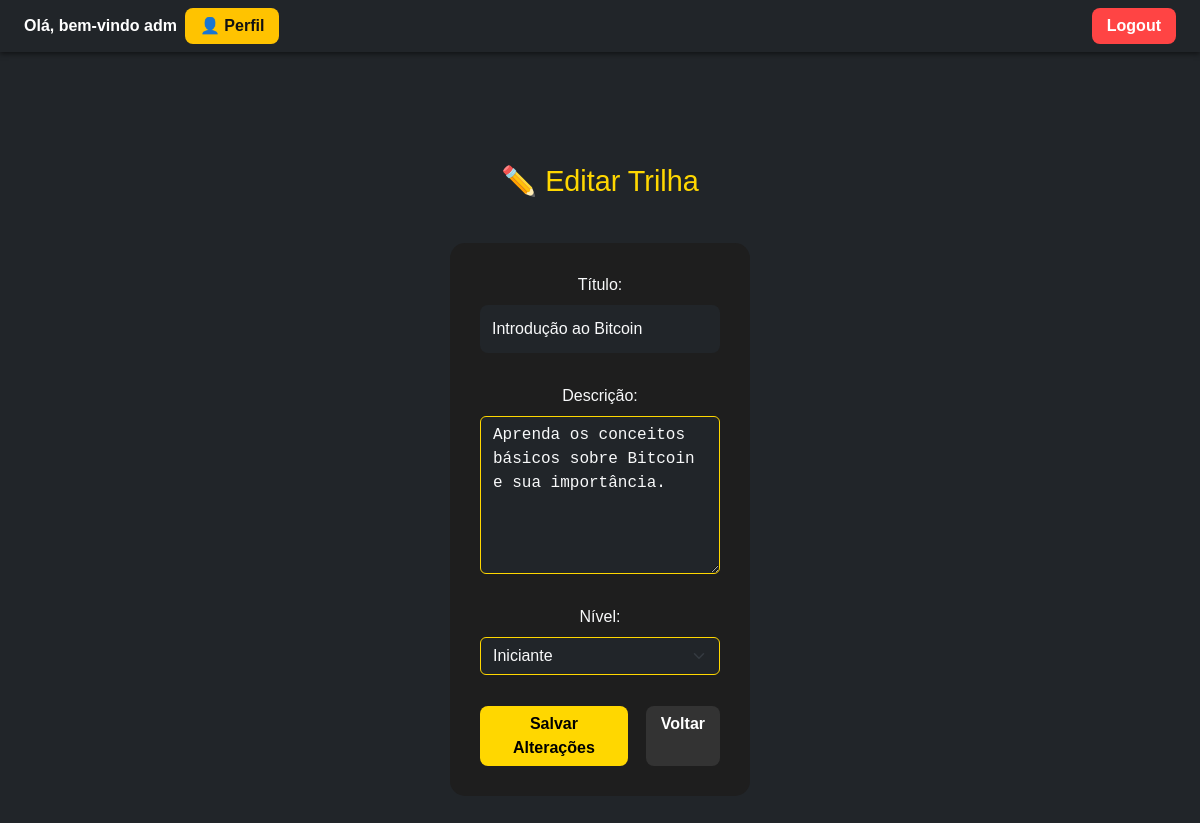
The app's page /admin/trilhas/editar/1 (signed in) with its own data.
### tables this page shows
CREATE TABLE usuarios (
    id INTEGER PRIMARY KEY AUTOINCREMENT,
        nome TEXT NOT NULL,
            email TEXT UNIQUE NOT NULL,
                senha TEXT NOT NULL
                , is_admin INTEGER DEFAULT 0);

CREATE TABLE trilhas (
    id INTEGER PRIMARY KEY AUTOINCREMENT,
        titulo TEXT NOT NULL,
            descricao TEXT NOT NULL
            , nivel TEXT DEFAULT 'Iniciante');

### app.py (the view, shortened to what this page needs)
@app.route("/admin/trilhas/editar/<int:id>", methods=["GET", "POST"])
def admin_trilhas_editar(id):
    if not is_admin():
        return redirect(url_for("login"))
    conn = get_db_connection()
    trilha = conn.execute("SELECT * FROM trilhas WHERE id=?", (id,)).fetchone()
    if not trilha:
        conn.close()
        return "Trilha não encontrada!"
    conn.close()
    return render_template("admin_trilhas_form.html", acao="Editar", trilha=trilha)

### app.py (called while the page is built)
def get_db_connection():
    conn = sqlite3.connect(DATABASE)
    conn.row_factory = sqlite3.Row
    return conn

def get_usuario_logado():
    if "usuario_id" in session:
        conn = get_db_connection()
        user = conn.execute("SELECT * FROM usuarios WHERE id = ?", (session["usuario_id"],)).fetchone()
        conn.close()
        return user
    return None

def is_admin():
    user = get_usuario_logado()
    return user and user["is_admin"] == 1

@app.context_processor
def inject_user():
    usuario = None
    if "usuario_id" in session:
        conn = get_db_connection()  # sua função para conectar ao SQLite
        usuario = conn.execute("SELECT * FROM usuarios WHERE id = ?", (session["usuario_id"],)).fetchone()
        conn.close()
    return dict(usuario=usuario)

### templates/admin_trilhas_form.html (shortened to what this page needs)
{% extends "base.html" %}
{% block content %}
<div class="container mt-5">
    <h2 class="mb-4" style="color:#FFD700;">
        {% if acao == 'Editar' %}✏️ Editar Trilha{% else %}➕ Adicionar Nova Trilha{% endif %}
    </h2>
    <form method="POST">
        <div class="mb-3">
            <label class="form-label">Título:</label>
            <input type="text" class="form-control bg-dark text-light" name="titulo" required
                   value="{{ trilha.titulo if trilha else '' }}">
        </div>
        <div class="mb-3">
            <label class="form-label">Descrição:</label>
            <textarea class="form-control bg-dark text-light" name="descricao" rows="6" required>{{ trilha.descricao if trilha else '' }}</textarea>
        </div>
        <div class="mb-3">
            <label class="form-label">Nível:</label>
            <select name="nivel" class="form-select bg-dark text-light" required>
                {% set niveis = ['Iniciante', 'Intermediário', 'Avançado'] %}
                {% for n in niveis %}
                <option value="{{ n }}" {% if trilha and trilha.nivel == n %}selected{% endif %}>{{ n }}</option>
                {% endfor %}
            </select>
        </div>
        <div class="d-flex gap-2">
            <button type="submit" class="btn salvar-btn">
                {% if acao == 'Editar' %}Salvar Alterações{% else %}Adicionar Trilha{% endif %}
            </button>
            <a href="{{ url_for('admin_trilhas') }}" class="btn voltar-btn">Voltar</a>
        </div>
    </form>
</div>
{% endblock %}

### templates/base.html (shortened to what this page needs)
<!DOCTYPE html>
<html lang="pt-BR">
<head>
    <link href="https://cdn.jsdelivr.net/npm/bootstrap@5.3.0/dist/css/bootstrap.min.css" rel="stylesheet">
    <link rel="stylesheet" href="{{ url_for('static', filename='style.css') }}">
</head>
<body class="bg-dark text-light {% block body_class %}{% endblock %}">
    {% block top_bar %}
    <div class="top-bar bg-dark text-white d-flex justify-content-between align-items-center p-2">
        <div class="user-info ms-3 d-flex align-items-center gap-2">
            {% if session.usuario_id %}
                Olá, bem-vindo {{ usuario.nome if usuario else '' }}
                <a href="{{ url_for('perfil') }}" class="perfil-btn">👤 Perfil</a>
            {% else %}
                Olá, visitante!
            {% endif %}
        </div>
        <div class="top-bar-buttons me-3">
            {% if session.usuario_id %}
                <a href="{{ url_for('logout') }}" class="btn btn-danger btn-sm">Logout</a>
            {% else %}
                <a href="{{ url_for('login') }}" class="btn btn-outline-light btn-sm me-2">Entrar</a>
                <a href="{{ url_for('cadastro') }}" class="btn btn-warning btn-sm">Cadastrar</a>
            {% endif %}
        </div>
    </div>
    {% endblock %}
    <main class="container mt-4">
        {% block content %}{% endblock %}
    </main>
</body>
</html>

### static/style.css (style rules this page uses)
body { background-color: #121212; color: #e0e0e0; font-family: Arial, sans-serif; margin: 0; padding: 0; }
.container { display: flex; flex-direction: column; align-items: center; justify-content: flex-start; min-height: 100vh; text-align: center; padding: 20px; }
h2 { font-size: 1.8em; color: #FFD700; margin-bottom: 15px; }
.top-bar { display: flex; justify-content: space-between; align-items: center; background-color: #1e1e1e; padding: 10px 20px; color: #ffd700; font-weight: bold; box-shadow: 0 2px 5px rgba(0,0,0,0.5); position: sticky; top: 0; z-index: 1000; }
.user-info { display: flex; align-items: center; gap: 15px; }
.btn { text-decoration: none; background-color: #FFC300; color: #121212; padding: 6px 15px; border-radius: 8px; font-weight: bold; font-size: 1em; transition: background-color 0.3s, color 0.3s; display: inline-block; cursor: pointer; border: none; }
.btn.btn-danger { background-color: #FF4444; color: #fff; }
.perfil-btn { background-color: #ffc300; color: #121212; padding: 6px 15px; border-radius: 8px; text-decoration: none; font-weight: bold; transition: background-color 0.3s, color 0.3s; display: flex; align-items: center; gap: 5px; }
form { display: flex; flex-direction: column; gap: 15px; background-color: #1e1e1e; padding: 30px; border-radius: 15px; width: 300px; margin-top: 20px; }
input[type="text"], input[type="password"], input[type="email"] { padding: 12px; border-radius: 8px; border: none; outline: none; font-size: 1em; background-color: #2c2c2c; color: #e0e0e0; }
input::placeholder { color: #888; }
form a { color: #FFC300; text-decoration: none; text-align: center; transition: color 0.3s; }

### templates/admin_trilhas_form.html (style rules this page uses)
.salvar-btn { background-color: #FFD700; color: #000; font-weight: bold; border: none; }
.voltar-btn { background-color: #333; color: #fff; margin-left: 10px; text-decoration: none; }
.form-control, .form-select { border: 1px solid #FFD700; }
textarea.form-control { font-family: "Courier New", monospace; resize: vertical; }

### records on screen
usuarios: nome "adm"
trilhas: titulo "Introdução ao Bitcoin", descricao "Aprenda os conceitos básicos sobre Bitcoin e sua importância.", nivel "Iniciante"
